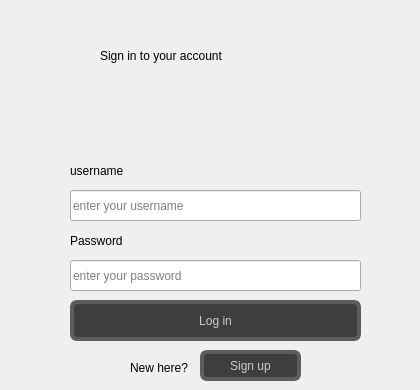
      <widget class="QWidget" name="page_login">
       <widget class="QLineEdit" name="nameEdit">
        <property name="geometry">
         <rect>
          <x>70</x>
          <y>190</y>
          <width>291</width>
          <height>31</height>
         </rect>
        </property>
        <property name="styleSheet">
         <string notr="true">font: 600 10pt ;
</string>
        </property>
        <property name="placeholderText">
         <string>enter your username</string>
        </property>
       </widget>
       <widget class="QLineEdit" name="passwordEdit">
        <property name="geometry">
         <rect>
          <x>70</x>
          <y>260</y>
          <width>291</width>
          <height>31</height>
         </rect>
        </property>
        <property name="styleSheet">
         <string notr="true">font: 600 10pt ;</string>
        </property>
        <property name="echoMode">
         <enum>QLineEdit::EchoMode::Password</enum>
        </property>
        <property name="placeholderText">
         <string>enter your password</string>
        </property>
       </widget>
       <widget class="QPushButton" name="loginButton">
        <property name="geometry">
         <rect>
          <x>70</x>
          <y>300</y>
          <width>291</width>
          <height>41</height>
         </rect>
        </property>
        <property name="cursor">
         <cursorShape>PointingHandCursor</cursorShape>
        </property>
        <property name="styleSheet">
         <string notr="true">#loginButton {
    font: 900 14pt &quot;Segoe UI&quot;;
    background-color: rgb(62, 62, 62);
    color: rgb(203, 203, 203);
    border-radius: 7px;
   border: 4px solid rgb(93, 93, 93);
}


#loginButton:hover {
	color: white;
	background-color: rgb(0, 111, 255);
    border: 2px solid black;
}
</string>
        </property>
        <property name="text">
         <string>Log in</string>
        </property>
       </widget>
       <widget class="QPushButton" name="createButton">
        <property name="geometry">
         <rect>
          <x>200</x>
          <y>350</y>
          <width>101</width>
          <height>31</height>
         </rect>
        </property>
        <property name="cursor">
         <cursorShape>PointingHandCursor</cursorShape>
        </property>
        <property name="styleSheet">
         <string notr="true">#createButton {
    font: 900 12pt &quot;Segoe UI&quot;;
    background-color: rgb(62, 62, 62);
    color: rgb(203, 203, 203);
    border-radius: 7px;
   border: 4px solid rgb(93, 93, 93);
}


#createButton:hover {
	color: white;
	background-color: rgb(0, 111, 255);
    border: 2px solid black;
}</string>
        </property>
        <property name="text">
         <string>Sign up</string>
        </property>
       </widget>
       <widget class="QLabel" name="label_10">
        <property name="geometry">
         <rect>
          <x>70</x>
          <y>150</y>
          <width>121</width>
          <height>41</height>
         </rect>
        </property>
        <property name="styleSheet">
         <string notr="true">font: 600 14pt &quot;Segoe UI&quot;;</string>
        </property>
        <property name="text">
         <string>username</string>
        </property>
       </widget>
       <widget class="QLabel" name="label_19">
        <property name="geometry">
         <rect>
          <x>70</x>
          <y>220</y>
          <width>91</width>
          <height>41</height>
         </rect>
        </property>
        <property name="styleSheet">
         <string notr="true">font: 600 14pt &quot;Segoe UI&quot;;</string>
        </property>
        <property name="text">
         <string>Password</string>
        </property>
       </widget>
       <widget class="QLabel" name="label_27">
        <property name="geometry">
         <rect>
          <x>130</x>
          <y>360</y>
          <width>61</width>
          <height>16</height>
         </rect>
        </property>
        <property name="text">
         <string>New here?</string>
        </property>
       </widget>
       <widget class="QLabel" name="label_28">
        <property name="geometry">
         <rect>
          <x>100</x>
          <y>30</y>
          <width>241</width>
          <height>51</height>
         </rect>
        </property>
        <property name="styleSheet">
         <string notr="true">font: 600 16pt &quot;Segoe UI&quot;;</string>
        </property>
        <property name="text">
         <string>Sign in to your account</string>
        </property>
       </widget>
       <widget class="QPushButton" name="pushButton_24">
        <property name="geometry">
         <rect>
          <x>350</x>
          <y>0</y>
          <width>61</width>
          <height>51</height>
         </rect>
        </property>
        <property name="cursor">
         <cursorShape>PointingHandCursor</cursorShape>
        </property>
        <property name="styleSheet">
         <string notr="true">#pushButton_24{
	image: url(img/audio_icon/volume.png);
   border-radius:10px;
}</string>
        </property>
        <property name="text">
         <string/>
        </property>
       </widget>
      </widget>
